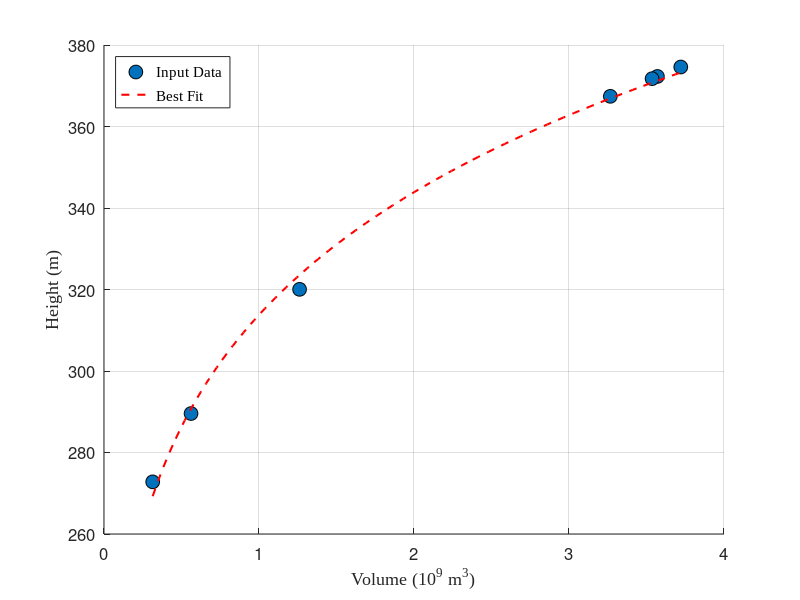

Recreate this plot in MATLAB.
%% Lake Mead Data Import

% Customize Fonts
axisFontSize = 12;   % Font size for axis ticks
labelFontSize = 14;  % Font size for axis labels
legendFontSize = 12; % Font size for legend text
titleFontSize = 16;  % Font size for title

% Total Capacity of Lake Mead (Ac-Ft)
mead_vol = [30167000; 28946000; 28667000; 26483000; 10230000; 4553000; 2547000];
meadlogvol = log(mead_vol);
mead_vol_m = mead_vol*1233.48; % convert Ac-Ft to cubic meters

% Elevation of Lake Mead (Ft)
mead_h = [1229.0; 1221.4; 1219.6; 1205.4; 1050.0; 950.0; 895.0];
meadlogh = log(mead_h);
mead_h_m = mead_h*0.3048; % convert ft to m

a = 14.9837;
b = 0.1321;
% Generate fitted line data
x_fit = linspace(min(mead_vol_m), max(mead_vol_m), 100); % Generate x values for smooth line
y_fit = a * x_fit.^b; % Compute corresponding y values



% Create plot
figure('Units', 'inches', 'Position', [1, 1, 6, 4]); 
hold on;
scatter(mead_vol_m/10e9, mead_h_m, 100, 'filled', 'MarkerEdgeColor', 'k', 'DisplayName', 'Input Data');
plot(x_fit/10e9, y_fit, 'r--', 'LineWidth', 1.5, 'DisplayName', 'Best Fit'); % Red line for best fit
hold off;

% Add labels and legend
xlabel('Volume (10^9 m^3)', 'FontSize', labelFontSize, 'Interpreter', 'tex','FontName', 'Times New Roman');
ylabel('Height (m)','FontSize', labelFontSize,'FontName', 'Times New Roman');
legend('FontSize', legendFontSize, 'Location', 'northwest','FontName', 'Times New Roman');
set(gca, 'FontSize', axisFontSize)
grid on;
saveas(gcf,'figures/hh_fit.png')